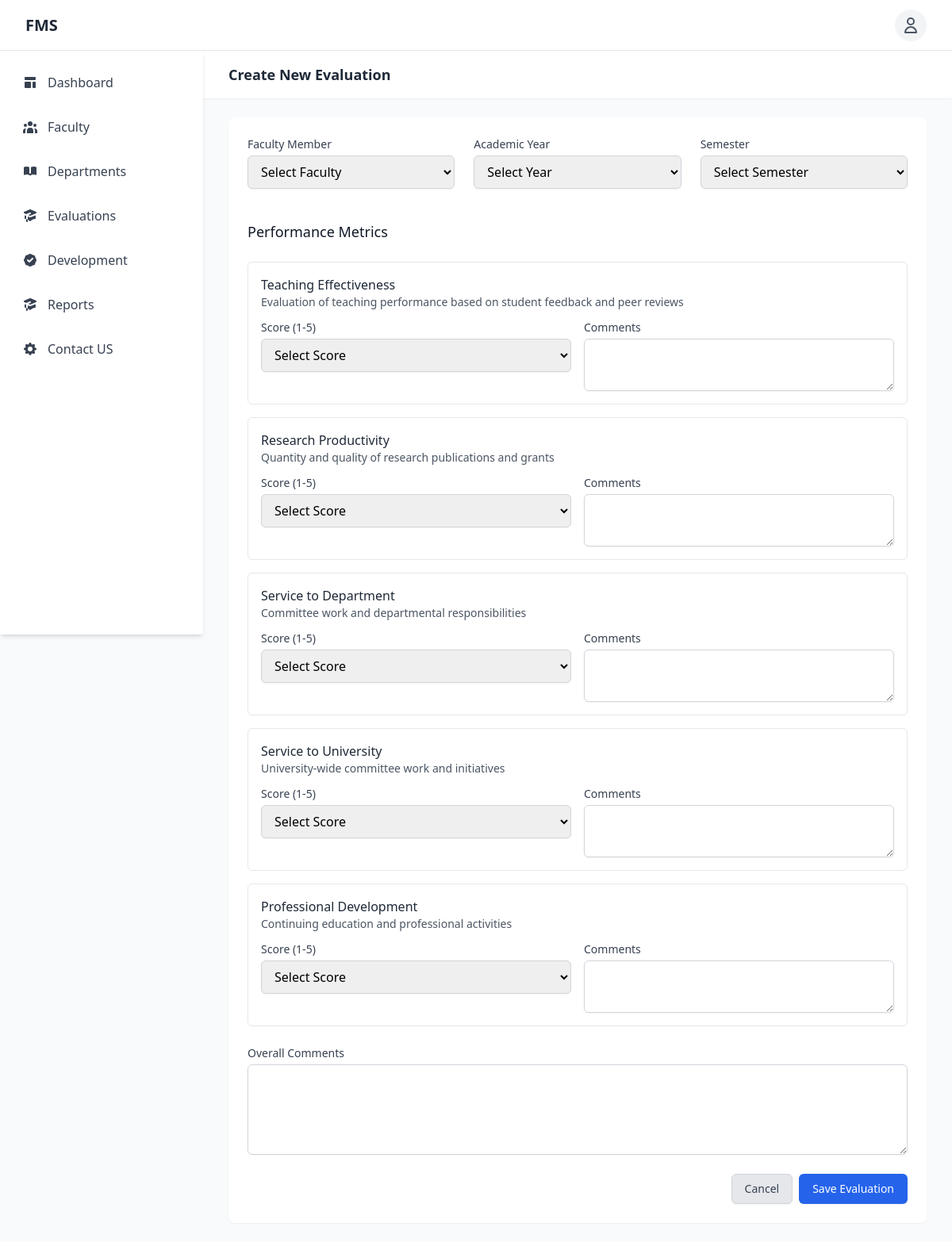
The page /evaluation_create.php (signed in) on the database its author committed.
### tables this page shows
CREATE TABLE `performance_metrics` (
  `metric_id` int(11) NOT NULL,
  `name` varchar(100) NOT NULL,
  `description` text DEFAULT NULL,
  `weight` decimal(5,2) NOT NULL DEFAULT 1.00,
  `is_active` tinyint(1) DEFAULT 1,
  `created_at` timestamp NOT NULL DEFAULT current_timestamp()
);

### evaluation_create.php (the view, shortened to what this page needs)
<?php
require_once 'includes/config.php';
$metrics = $pdo->query("SELECT * FROM performance_metrics WHERE is_active = 1")->fetchAll(PDO::FETCH_ASSOC);
include 'includes/header.php';
include 'includes/sidebar.php';
?>
<div class="flex-1 sm:ml-64">
    <header class="bg-white shadow-sm">
        <div class="max-w-7xl mx-auto px-4 py-4 sm:px-6 lg:px-8">
            <h2 class="text-lg font-semibold text-gray-800">
                Create New Evaluation
            </h2>
        </div>
    </header>
    <main class="max-w-7xl mx-auto px-4 py-6 sm:px-6 lg:px-8">
        <div class="bg-white overflow-hidden shadow-sm rounded-lg">
            <div class="p-6">
                <form method="POST" class="space-y-6">
                    <div class="grid grid-cols-1 md:grid-cols-3 gap-6">
                        <div>
                            <label for="faculty_id" class="block text-sm font-medium text-gray-700">Faculty Member</label>
                            <select id="faculty_id" name="faculty_id" required
                                class="mt-1 block w-full px-3 py-2 border border-gray-300 rounded-md shadow-sm focus:outline-none focus:ring-blue-500 focus:border-blue-500">
                                <option value="">Select Faculty</option>
                            </select>
                        </div>
                        <div>
                            <label for="academic_year" class="block text-sm font-medium text-gray-700">Academic Year</label>
                            <select id="academic_year" name="academic_year" required
                                class="mt-1 block w-full px-3 py-2 border border-gray-300 rounded-md shadow-sm focus:outline-none focus:ring-blue-500 focus:border-blue-500">
                                <option value="">Select Year</option>
                            </select>
                        </div>
                        <div>
                            <label for="semester" class="block text-sm font-medium text-gray-700">Semester</label>
                            <select id="semester" name="semester" required
                                class="mt-1 block w-full px-3 py-2 border border-gray-300 rounded-md shadow-sm focus:outline-none focus:ring-blue-500 focus:border-blue-500">
                                <option value="">Select Semester</option>
                            </select>
                        </div>
                    </div>
                    <h3 class="text-lg font-medium text-gray-900 pt-4">Performance Metrics</h3>
                    <div class="space-y-4">
                        <?php foreach ($metrics as $metric): ?>
                        <div class="border border-gray-200 rounded-md p-4">
                            <h4 class="font-medium text-gray-800"><?php echo htmlspecialchars($metric['name']); ?></h4>
                            <p class="text-sm text-gray-600 mb-3"><?php echo htmlspecialchars($metric['description']); ?></p>
                            <div class="grid grid-cols-1 md:grid-cols-2 gap-4">
                                <div>
                                    <label for="metric_<?php echo $metric['metric_id']; ?>" class="block text-sm font-medium text-gray-700">
                                        Score (1-5)
                                    </label>
                                    <select id="metric_<?php echo $metric['metric_id']; ?>"
                                            name="metric_<?php echo $metric['metric_id']; ?>"
                                            required
                                            class="mt-1 block w-full px-3 py-2 border border-gray-300 rounded-md shadow-sm focus:outline-none focus:ring-blue-500 focus:border-blue-500">
                                        <option value="">Select Score</option>
                                    </select>
                                </div>
                                <div>
                                    <label for="metric_<?php echo $metric['metric_id']; ?>_comments" class="block text-sm font-medium text-gray-700">
                                        Comments
                                    </label>
                                    <textarea id="metric_<?php echo $metric['metric_id']; ?>_comments"
                                              name="metric_<?php echo $metric['metric_id']; ?>_comments"
                                              rows="2"
                                              class="mt-1 block w-full px-3 py-2 border border-gray-300 rounded-md shadow-sm focus:outline-none focus:ring-blue-500 focus:border-blue-500"></textarea>
                                </div>
                            </div>
                        </div>
                        <?php endforeach; ?>
                    </div>
                    <div>
                        <label for="comments" class="block text-sm font-medium text-gray-700">Overall Comments</label>
                        <textarea id="comments" name="comments" rows="4"
                            class="mt-1 block w-full px-3 py-2 border border-gray-300 rounded-md shadow-sm focus:outline-none focus:ring-blue-500 focus:border-blue-500"></textarea>
                    </div>
                    <div class="flex justify-end">
                        <a href="evaluations.php" class="bg-gray-200 py-2 px-4 border border-gray-300 rounded-md shadow-sm text-sm font-medium text-gray-700 hover:bg-gray-300 focus:outline-none focus:ring-2 focus:ring-offset-2 focus:ring-blue-500 mr-2">
                            Cancel
                        </a>
                        <button type="submit" class="bg-blue-600 py-2 px-4 border border-transparent rounded-md shadow-sm text-sm font-medium text-white hover:bg-blue-700 focus:outline-none focus:ring-2 focus:ring-offset-2 focus:ring-blue-500">
                            Save Evaluation
                        </button>
                    </div>
                </form>
            </div>
        </div>
    </main>
</div>
<?php include 'includes/footer.php'; ?>

### includes/header.php (style rules this page uses)
body { padding-top: 4rem; }

### rows shown on the page
performance_metrics: name "Teaching Effectiveness", description "Evaluation of teaching performance based on student feedback and peer reviews"
performance_metrics: name "Research Productivity", description "Quantity and quality of research publications and grants"
performance_metrics: name "Service to Department", description "Committee work and departmental responsibilities"
performance_metrics: name "Service to University", description "University-wide committee work and initiatives"
performance_metrics: name "Professional Development", description "Continuing education and professional activities"
